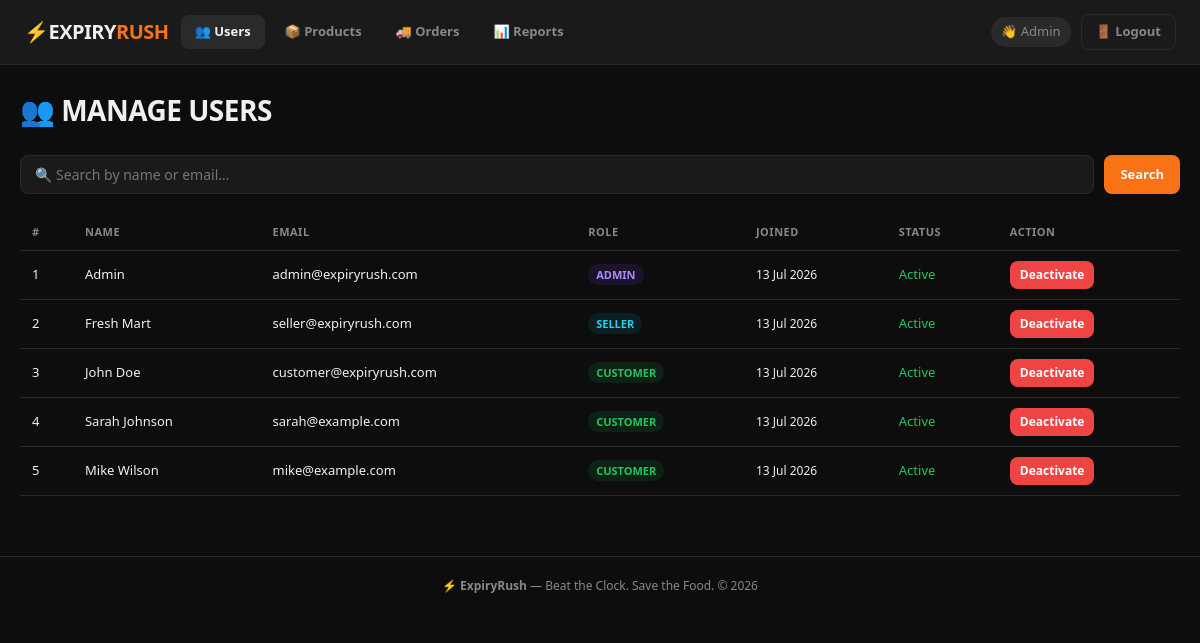
/users.php (signed in), run on the app's committed database.
### tables this page shows
CREATE TABLE users (
    id         INT AUTO_INCREMENT PRIMARY KEY,
    name       VARCHAR(100)  NOT NULL,
    email      VARCHAR(150)  NOT NULL UNIQUE,
    password   VARCHAR(255)  NOT NULL,
    role       ENUM('customer','seller','admin') NOT NULL DEFAULT 'customer',
    phone      VARCHAR(20),
    address    TEXT,
    is_active  TINYINT(1)    NOT NULL DEFAULT 1,
    created_at DATETIME      DEFAULT NOW()
);

### db.php (called while the page is built, shortened)
<?php
if (!function_exists('e')) {
    function e(string $str = ''): string {
        return htmlspecialchars($str, ENT_QUOTES, 'UTF-8');
    }
}

### users.php (the view, shortened to what this page needs)
<?php
require_once __DIR__ . '/db.php';
$search = trim($_GET['q'] ?? '');
if ($search) {
    $stmt = $conn->prepare("
        SELECT * FROM users
        WHERE name LIKE ? OR email LIKE ?
        ORDER BY created_at DESC
    ");
    $like = '%' . $search . '%';
    $stmt->bind_param('ss', $like, $like);
    $stmt->execute();
    $users = $stmt->get_result();
    $stmt->close();
} else {
    $users = $conn->query("SELECT * FROM users ORDER BY created_at DESC");
}
require_once __DIR__ . '/header.php';
?>
<div class="page-header">
  <h1>👥 MANAGE USERS</h1>
</div>
<form method="GET" style="display:flex;gap:10px;margin-bottom:20px;">
  <input type="text" name="q" placeholder="🔍 Search by name or email…"
         value="<?= e($search) ?>"
         style="flex:1;padding:9px 14px;border-radius:8px;background:var(--card);
                border:1px solid var(--border);color:var(--text);font-family:inherit;font-size:14px;">
  <button type="submit" class="btn btn-primary">Search</button>
</form>
<div style="overflow-x:auto;">
<table class="data-table" style="min-width:700px;">
  <thead>
    <tr>
      <th style="white-space:nowrap;">#</th>
      <th style="white-space:nowrap;">Name</th>
      <th style="white-space:nowrap;">Email</th>
      <th style="white-space:nowrap;">Role</th>
      <th style="white-space:nowrap;">Joined</th>
      <th style="white-space:nowrap;">Status</th>
      <th style="white-space:nowrap;">Action</th>
    </tr>
  </thead>
  <tbody>
  <?php if ($users): while ($u = $users->fetch_assoc()): ?>
  <tr>
    <td style="white-space:nowrap;"><?= $u['id'] ?></td>
    <td style="white-space:nowrap;"><?= e($u['name']) ?></td>
    <td style="white-space:nowrap;"><?= e($u['email']) ?></td>
    <td style="white-space:nowrap;"><span class="role-badge role-<?= e($u['role']) ?>"><?= ucfirst(e($u['role'])) ?></span></td>
    <td style="font-size:12px;white-space:nowrap;"><?= date('d M Y', strtotime($u['created_at'])) ?></td>
    <td style="white-space:nowrap;">
      <?php if ($u['is_active']): ?>
        <span style="color:var(--green);font-size:13px;">Active</span>
      <?php else: ?>
        <span style="color:var(--red);font-size:13px;">Inactive</span>
      <?php endif; ?>
    </td>
    <td style="white-space:nowrap;">
      <?php if ($u['id'] !== $uid): ?>
      <a href="users.php?toggle=<?= $u['id'] ?>" class="btn btn-sm <?= $u['is_active'] ? 'btn-danger' : 'btn-primary' ?>">
        <?= $u['is_active'] ? 'Deactivate' : 'Activate' ?>
      </a>
      <?php else: ?>
      <span style="color:var(--muted);font-size:12px;">You</span>
      <?php endif; ?>
    </td>
  </tr>
  <?php endwhile; endif; ?>
  </tbody>
</table>
</div>
<?php require_once __DIR__ . '/footer.php'; ?>

### style.css (style rules this page uses)
:root { --bg: #0d0d0d; --card: #1a1a1a; --border: #2a2a2a; --text: #f0f0f0; --muted: #888; --orange: #f97316; --red: #ef4444; --green: #22c55e; --yellow: #eab308; --blue: #3b82f6; --radius: 12px; --shadow: 0 4px 20px rgba(0,0,0,.4); }
*, *::before, *::after { box-sizing: border-box; margin: 0; padding: 0; }
body { background: var(--bg); color: var(--text); font-family: 'Segoe UI', system-ui, sans-serif; font-size: 15px; line-height: 1.5; min-height: 100vh; }
.page-header { margin-bottom: 24px; }
.page-header h1 { font-size: 28px; font-weight: 900; letter-spacing: -0.5px; }
.btn { display: inline-block; padding: 8px 16px; border-radius: 8px; border: none; cursor: pointer; font-size: 13px; font-weight: 700; text-decoration: none; transition: opacity .2s, transform .1s; font-family: inherit; }
.btn-primary { background: var(--orange); color: #fff; }
.btn-danger { background: var(--red); color: #fff; }
.btn-sm { padding: 5px 10px; font-size: 12px; }
input[type=text], input[type=email], input[type=password], input[type=number], input[type=datetime-local], select, textarea { width: 100%; padding: 10px 14px; background: var(--bg); border: 1px solid var(--border); border-radius: 8px; color: var(--text); font-family: inherit; font-size: 14px; transition: border-color .2s; }
.data-table { width: 100%; border-collapse: collapse; font-size: 13px; }
.data-table th { text-align: left; padding: 10px 12px; font-size: 11px; text-transform: uppercase; letter-spacing: .5px; color: var(--muted); border-bottom: 1px solid var(--border); }
.data-table td { padding: 10px 12px; border-bottom: 1px solid var(--border); vertical-align: middle; }
.role-badge { font-size: 11px; font-weight: 700; padding: 3px 8px; border-radius: 999px; text-transform: uppercase; }
.role-admin { background: #7c3aed22; color: #a78bfa; }
.role-seller { background: #0891b222; color: #22d3ee; }
.role-customer { background: #16a34a22; color: var(--green); }

### data on the page
users: id "1", name "Admin", email "admin@expiryrush.com", role "ADMIN", created_at "13 Jul 2026", is_active "Active"
users: id "2", name "Fresh Mart", email "seller@expiryrush.com", role "SELLER", created_at "13 Jul 2026", is_active "Active"
users: id "3", name "John Doe", email "customer@expiryrush.com", role "CUSTOMER", created_at "13 Jul 2026", is_active "Active"
users: id "4", name "Sarah Johnson", email "sarah@example.com", role "CUSTOMER", created_at "13 Jul 2026", is_active "Active"
users: id "5", name "Mike Wilson", email "mike@example.com", role "CUSTOMER", created_at "13 Jul 2026", is_active "Active"

### other printed values
$uname "Admin"
